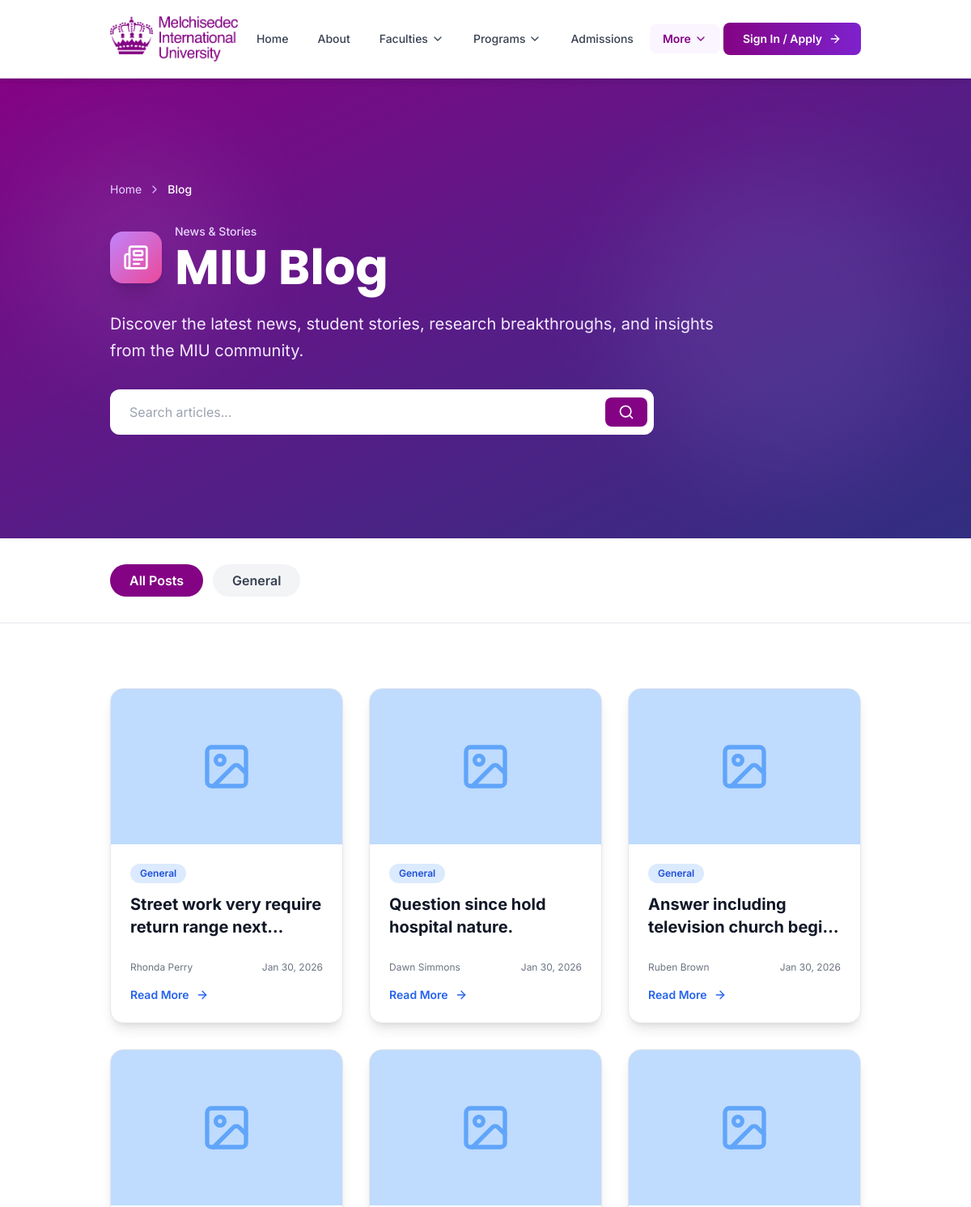
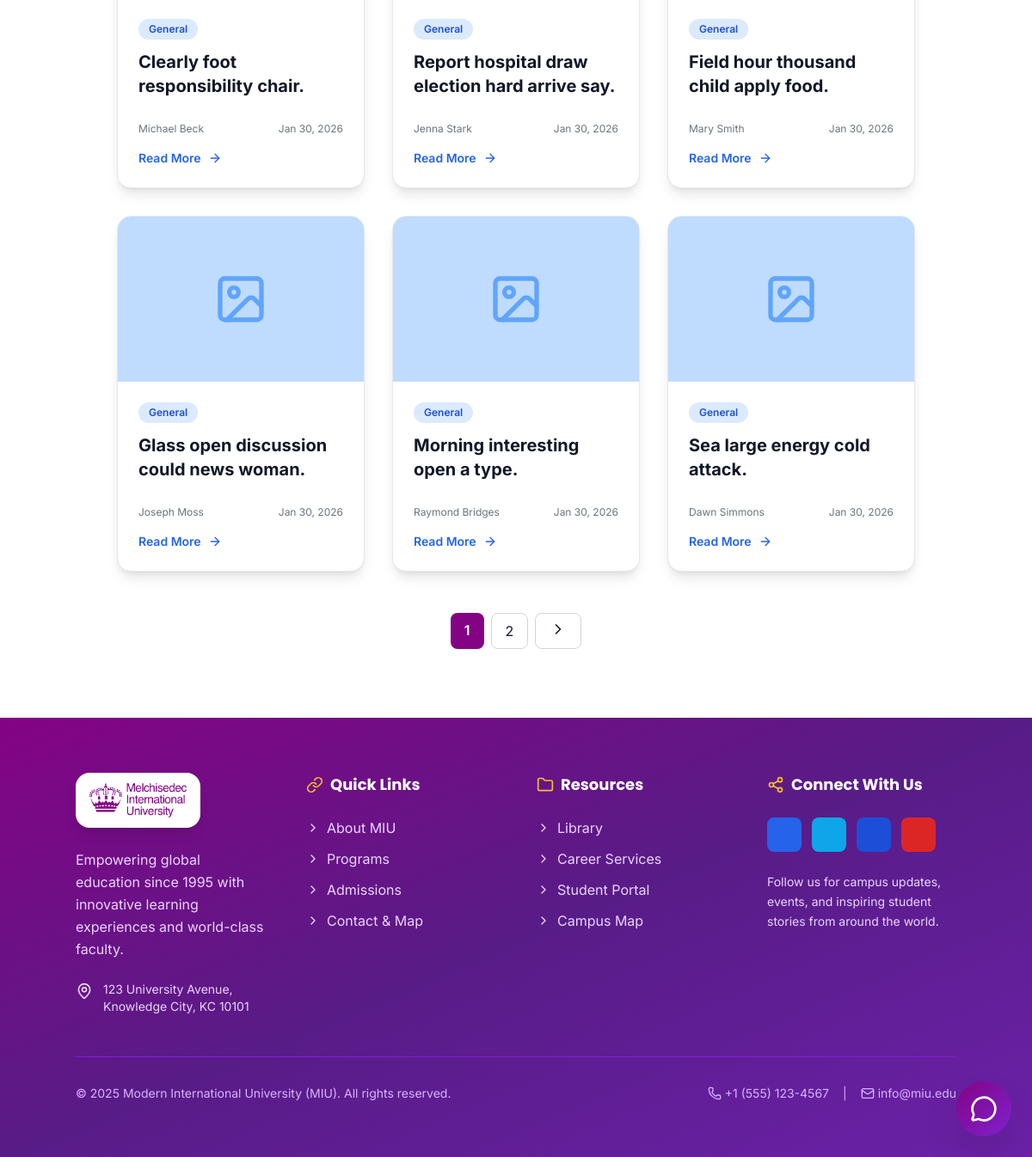
Screenshot of /blog/ with the database file from the repository (2 pictures, top to bottom).
### eduweb/models.py (models this page shows, shortened)
class BlogCategory(models.Model):
    name = models.CharField(max_length=100, unique=True)
    slug = models.SlugField(max_length=100, unique=True)
    description = models.TextField(blank=True)
    icon = models.CharField(max_length=50, default='folder')
    color = models.CharField(max_length=20, default='blue')
    display_order = models.IntegerField(default=0)
    is_active = models.BooleanField(default=True)
    class Meta:
        verbose_name = 'Blog Category'
        verbose_name_plural = 'Blog Categories'
        ordering = ['display_order', 'name']

class BlogPost(models.Model):
    STATUS_CHOICES = [
        ('draft', 'Draft'),
        ('published', 'Published'),
        ('archived', 'Archived'),
    ]
    title = models.CharField(max_length=200)
    slug = models.SlugField(max_length=200, unique=True)
    subtitle = models.CharField(max_length=200, blank=True)
    excerpt = models.TextField(max_length=500)
    content = models.TextField()
    category = models.ForeignKey(BlogCategory, on_delete=models.SET_NULL, null=True, related_name='blog_posts')
    tags = models.JSONField(default=list, blank=True)
    author = models.ForeignKey(User, on_delete=models.SET_NULL, null=True, related_name='blog_posts')
    author_name = models.CharField(max_length=100)
    author_title = models.CharField(max_length=100, blank=True)
    featured_image = models.ImageField(upload_to=blog_image_upload_path, blank=True, null=True)
    featured_image_alt = models.CharField(max_length=200, blank=True)
    read_time = models.IntegerField(default=5)
    views_count = models.IntegerField(default=0)
    status = models.CharField(max_length=20, choices=STATUS_CHOICES, default='draft')
    is_featured = models.BooleanField(default=False)
    publish_date = models.DateTimeField(default=timezone.now)
    meta_description = models.CharField(max_length=160, blank=True)
    meta_keywords = models.CharField(max_length=255, blank=True)
    created_at = models.DateTimeField(auto_now_add=True)
    updated_at = models.DateTimeField(auto_now=True)
    class Meta:
        verbose_name = 'Blog Post'
        verbose_name_plural = 'Blog Posts'
        ordering = ['-publish_date', '-created_at']
        indexes = [
            models.Index(fields=['-publish_date', 'status']),
            models.Index(fields=['slug']),
        ]

### eduweb/views.py (the view)
# urls.py: 2. Add a URL to urlpatterns:  path('blog/', include('blog.urls'))
@check_for_auth
def blog(request):
    posts = BlogPost.objects.filter(status='published').select_related('category', 'author')
    category_slug = request.GET.get('category', '')
    if category_slug:
        posts = posts.filter(category__slug=category_slug)
    search_query = request.GET.get('search', '')
    if search_query:
        posts = posts.filter(
            Q(title__icontains=search_query) |
            Q(excerpt__icontains=search_query) |
            Q(content__icontains=search_query)
        )
    posts = posts.order_by('-publish_date')
    featured_post = BlogPost.objects.filter(
        status='published',
        is_featured=True
    ).order_by('-publish_date').first()
    paginator = Paginator(posts, 9)
    page_number = request.GET.get('page', 1)
    page_obj = paginator.get_page(page_number)
    categories = BlogCategory.objects.filter(is_active=True).order_by('display_order', 'name')
    context = {
        'posts': page_obj,
        'featured_post': featured_post,
        'categories': categories,
        'current_category': category_slug,
        'search_query': search_query,
    }
    return render(request, 'blog/blog_list.html', context)

### eduweb/context.py (called while the page is built)
def navigation_data(request):
    faculties = Faculty.objects.filter(is_active=True).prefetch_related('courses')[:11]
    courses = Course.objects.filter(is_active=True).select_related('faculty')[:11]
    return {
        'all_faculties': faculties,
        'all_courses': courses,
    }

### eduweb/views.py (called while the page is built)
def application_status_context(request):
    has_pending_application = False
    if request.user.is_authenticated:
        has_pending_application = CourseApplication.objects.filter(
            user=request.user,
            status__in=['draft', 'pending_payment', 'submitted', 'under_review', 'reviewed']
        ).exists()
    return {'has_pending_application': has_pending_application}

### templates/blog/blog_list.html (shortened to what this page needs)
{% extends 'base.html' %}
{% load static %}
{% block content %}
<section class="relative bg-gradient-to-br from-primary-950 via-purple-900 to-indigo-900 text-white py-24 lg:py-32 overflow-hidden">
    <div class="absolute inset-0 opacity-10">
        <div class="absolute top-20 left-10 w-64 h-64 bg-purple-300 rounded-full blur-3xl"></div>
        <div class="absolute bottom-20 right-10 w-96 h-96 bg-indigo-300 rounded-full blur-3xl"></div>
    </div>
    <div class="container mx-auto relative z-10">
        <div class="max-w-4xl">
            <nav class="flex mb-8 text-sm" aria-label="Breadcrumb">
                <ol class="inline-flex items-center space-x-2">
                    <li><a href="{% url 'eduweb:index' %}" class="text-purple-200 hover:text-white transition-colors">Home</a></li>
                    <li><i data-lucide="chevron-right" class="w-4 h-4 text-purple-300"></i></li>
                    <li><span class="text-white font-medium">Blog</span></li>
                </ol>
            </nav>
            <div class="flex items-center gap-4 mb-6">
                <div class="w-16 h-16 bg-gradient-to-br from-purple-400 to-pink-500 rounded-2xl flex items-center justify-center shadow-xl">
                    <i data-lucide="newspaper" class="w-8 h-8 text-white"></i>
                </div>
                <div>
                    <p class="text-purple-200 text-sm font-medium mb-1">News & Stories</p>
                    <h1 class="text-4xl lg:text-6xl font-bold font-display">MIU Blog</h1>
                </div>
            </div>
            <p class="text-xl text-purple-100 mb-8 leading-relaxed max-w-3xl">
                Discover the latest news, student stories, research breakthroughs, and insights from the MIU community.
            </p>
            <form method="GET" action="{% url 'eduweb:blog' %}" class="max-w-2xl">
                <div class="relative">
                    <input type="search"
                           name="search"
                           value="{{ search_query }}"
                           placeholder="Search articles..."
                           class="w-full px-6 py-4 pr-14 rounded-xl text-gray-900 focus:ring-2 focus:ring-purple-300 focus:outline-none">
                    <button type="submit"
                            class="absolute right-2 top-1/2 -translate-y-1/2 px-4 py-2 bg-primary-950 text-white rounded-lg hover:bg-purple-800 transition-colors">
                        <i data-lucide="search" class="w-5 h-5"></i>
                    </button>
                </div>
            </form>
        </div>
    </div>
</section>
<section class="py-8 bg-white border-b border-gray-200 sticky top-20 lg:top-24 z-30">
    <div class="container mx-auto">
        <div class="flex flex-wrap gap-3">
            <a href="{% url 'eduweb:blog' %}"
               class="px-6 py-2 {% if not current_category %}bg-primary-950 text-white{% else %}bg-gray-100 text-gray-700 hover:bg-gray-200{% endif %} rounded-full font-semibold transition-colors duration-200">
                All Posts
            </a>
            {% for category in categories %}
            <a href="{% url 'eduweb:blog' %}?category={{ category.slug }}"
               class="px-6 py-2 {% if current_category == category.slug %}bg-{{ category.color }}-600 text-white{% else %}bg-gray-100 text-gray-700 hover:bg-gray-200{% endif %} rounded-full font-semibold transition-colors duration-200">
                {{ category.name }}
            </a>
            {% endfor %}
        </div>
    </div>
</section>
<section class="py-20 bg-white">
    <div class="container mx-auto">
        <div class="max-w-6xl mx-auto grid md:grid-cols-2 lg:grid-cols-3 gap-8">
            {% for post in posts %}
            <article class="bg-white rounded-2xl overflow-hidden shadow-lg border border-gray-200 hover:shadow-xl transition-shadow duration-300 flex flex-col">
                <div class="h-48 bg-gradient-to-br from-{{ post.category.color|default:'blue' }}-200 to-{{ post.category.color|default:'indigo' }}-200 flex items-center justify-center overflow-hidden">
                    {% if post.featured_image %}
                    <img src="{{ post.featured_image.url }}"
                         alt="{{ post.featured_image_alt|default:post.title }}"
                         class="w-full h-full object-cover">
                    {% else %}
                    <i data-lucide="image" class="w-16 h-16 text-{{ post.category.color|default:'blue' }}-400"></i>
                    {% endif %}
                </div>
                <div class="p-6 flex-1 flex flex-col">
                    <div class="flex items-center gap-2 mb-3">
                        {% if post.category %}
                        <span class="px-3 py-1 bg-{{ post.category.color }}-100 text-{{ post.category.color }}-700 rounded-full text-xs font-semibold">
                            {{ post.category.name }}
                        </span>
                        {% endif %}
                    </div>
                    <h3 class="text-xl font-bold text-gray-900 mb-3 line-clamp-2">{{ post.title }}</h3>
                    <div class="flex items-center justify-between text-xs text-gray-500 mb-4">
                        <span>{{ post.author_name }}</span>
                        <span>{{ post.publish_date|date:"M d, Y" }}</span>
                    </div>
                    <a href="{% url 'eduweb:blog_detail' post.slug %}"
                       class="inline-flex items-center gap-2 text-{{ post.category.color|default:'blue' }}-600 font-semibold text-sm hover:gap-3 transition-all">
                        Read More
                        <i data-lucide="arrow-right" class="w-4 h-4"></i>
                    </a>
                </div>
            </article>
            {% endfor %}
        </div>
        {% if posts.paginator.num_pages > 1 %}
        <div class="flex justify-center mt-12 gap-2">
            {% for num in posts.paginator.page_range %}
                {% if posts.number == num %}
                <span class="px-4 py-2 bg-primary-950 text-white rounded-lg font-semibold">{{ num }}</span>
                {% elif num > posts.number|add:'-3' and num < posts.number|add:'3' %}
                <a href="?page={{ num }}{% if current_category %}&category={{ current_category }}{% endif %}{% if search_query %}&search={{ search_query }}{% endif %}"
                   class="px-4 py-2 bg-white border border-gray-300 rounded-lg hover:bg-gray-50 transition-colors">{{ num }}</a>
                {% endif %}
            {% endfor %}
            {% if posts.has_next %}
            <a href="?page={{ posts.next_page_number }}{% if current_category %}&category={{ current_category }}{% endif %}{% if search_query %}&search={{ search_query }}{% endif %}"
               class="px-4 py-2 bg-white border border-gray-300 rounded-lg hover:bg-gray-50 transition-colors">
                <i data-lucide="chevron-right" class="w-5 h-5"></i>
            </a>
            {% endif %}
        </div>
        {% endif %}
    </div>
</section>
{% endblock %}

### rows the page displays
BlogCategory: name "General"
BlogPost: category.name "General", title "Street work very require return range…", author_name "Rhonda Perry", publish_date "Jan 30, 2026"
BlogPost: category.name "General", title "Question since hold hospital nature.", author_name "Dawn Simmons", publish_date "Jan 30, 2026"
BlogPost: category.name "General", title "Answer including television church…", author_name "Ruben Brown", publish_date "Jan 30, 2026"
BlogPost: category.name "General", title "Clearly foot responsibility chair.", author_name "Michael Beck", publish_date "Jan 30, 2026"
BlogPost: category.name "General", title "Report hospital draw election hard arrive say.", author_name "Jenna Stark", publish_date "Jan 30, 2026"
BlogPost: category.name "General", title "Field hour thousand child apply food.", author_name "Mary Smith", publish_date "Jan 30, 2026"
BlogPost: category.name "General", title "Glass open discussion could news woman.", author_name "Joseph Moss", publish_date "Jan 30, 2026"
BlogPost: category.name "General", title "Morning interesting open a type.", author_name "Raymond Bridges", publish_date "Jan 30, 2026"
BlogPost: category.name "General", title "Sea large energy cold attack.", author_name "Dawn Simmons", publish_date "Jan 30, 2026"

### other values shown
{{ num }} "1"
{{ num }} "2"
